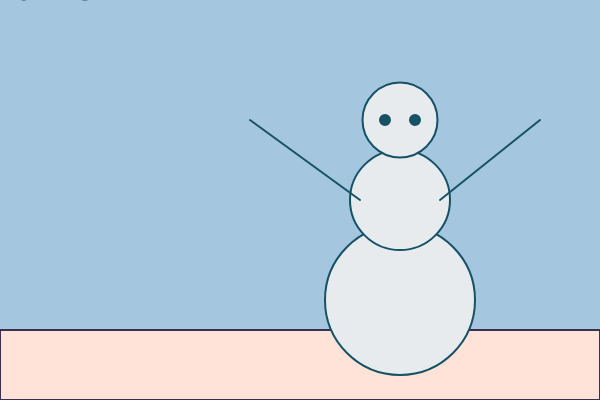
Frame 1 (no input)
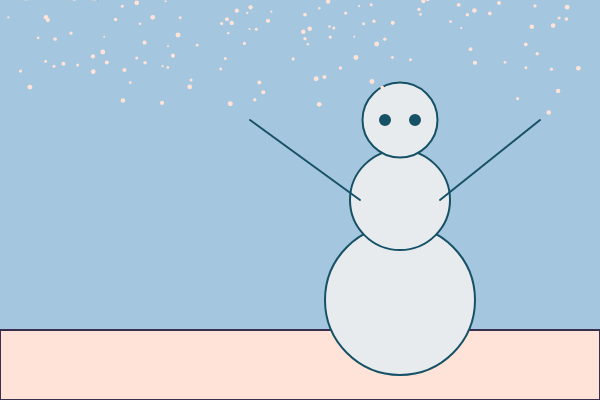
Frame 60 (no input)
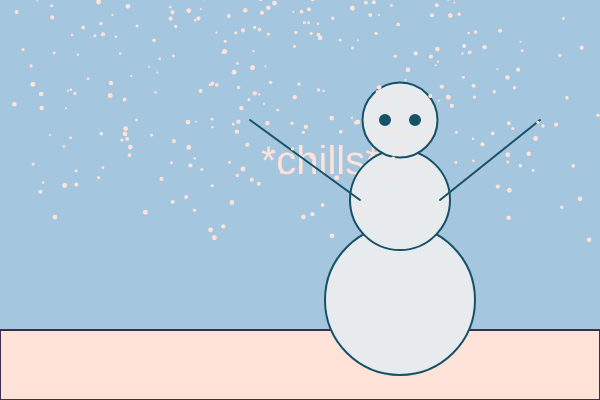
Frame 120 (the mouse pressed at the canvas centre since frame 60)

The p5.js sketch that drew these frames (run headless with seeded random() and noise() and a simulated clock; from frame 60 on, the mouse is pressed at the canvas centre):

// p5.js sketch
// ── sketch.js
let snowflakes = [];
var curx = 0, cury = 0;
var speed = 30;

function setup() { 
   createCanvas(600, 400);
    textFont("Arial");
  textSize(36);
  fill(0);
}

function draw() {    
   background('#a4c6de');
    mposx = mouseX;//library function to find the co-ords of the mouse
  mposy = mouseY;
  vec = createVectorDirection(mposx, mposy, curx, cury);//find the vector between the cursor and current text position
  moveCurrent(curx, cury, mposx, mposy, vec, speed); // move the text in the direction of the cursor and apply a speed variable
  drawWords(curx, cury);
    stroke ('#3b2f50');
    fill ('#ffe3d8');
    strokeWeight (2)
    rect(0,330,600,70);
    fill ('#e7ebed');
    stroke('#165166');
    let t = frameCount / 60;
    
ellipse(400, 300, 150, 150); //snowman body
ellipse(400, 200, 100, 100);
ellipse(400, 120, 75, 75);
fill ('#165166');
    
ellipse (385,120,10,10); //eyes
ellipse (415,120,10,10);
 
line (250,120,360,200); //arms
line (540,120,440,200);
    

 //text
strokeWeight (0);
textSize (40);
textFont ("Arial");
textAlign (LEFT);


    
for (let i = 0; i < random(5); i++) {
    snowflakes.push(new snowflake()); // append snowflake object
  }
for (let flake of snowflakes) {
    flake.update(t); // update snowflake position
    flake.display(); // draw snowflake
  }

  }

function drawWords(x, y) {
  text("*chills*", x, y);
}

function createVectorDirection(mx, my, cx, cy){
    return createVector((mx-cx),(my-cy));
}

function moveCurrent(cx, cy, mx, my, v, s){
    curx +=  (v.x * 1/s);
    cury +=  (v.y * 1/s);
}

function snowflake() {
  // initialize coordinates
  this.posX = 0;
  this.posY = random(-50, 0);
  this.initialangle = random(0, 2 * PI);
  this.size = random(2, 5);
fill ('#ffe3d8');

  // radius of snowflake spiral
  // chosen so the snowflakes are uniformly spread out in area
  this.radius = sqrt(random(pow(width / 2, 2)));

  this.update = function(time) {
    // x position follows a circle
    let w = 0.6; // angular speed
    let angle = w * time + this.initialangle;
    this.posX = width / 2 + this.radius * sin(angle);
      
      this.posY += pow(this.size, 0.5);

    // delete snowflake if past end of screen
    if (this.posY > height) {
      let index = snowflakes.indexOf(this);
      snowflakes.splice(index, 1);
    }
  };

  this.display = function() {
    ellipse(this.posX, this.posY, this.size);
  };
}
